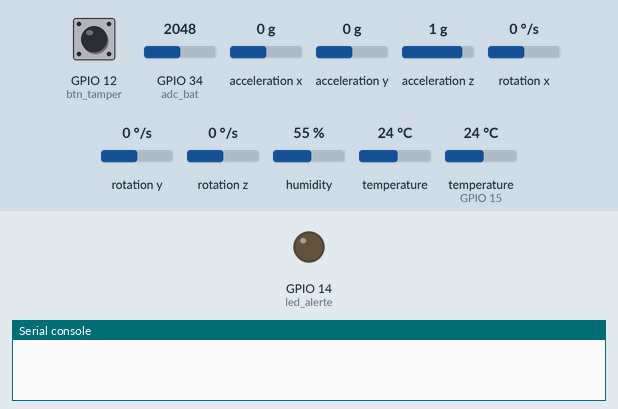
Recording of a program running on a simulated ESP32 board running MicroPython. Parts: output pins drawn as LEDs (lit = HIGH), the last lines printed to the serial console. The test bench sets the inputs (shaded band); at power-on: GPIO 12 (btn_tamper) HIGH, GPIO 34 (adc_bat) = 2048, acceleration x 0 g, acceleration y 0 g, acceleration z 1 g, rotation x 0 °/s, rotation y 0 °/s, rotation z 0 °/s, humidity 55 %, temperature 24 °C, temperature (sensor on GPIO 15) 24 °C (analog values on the 0–4095 scale). WiFi joins after 1.5 s; the clock reads 2024-03-15 10:24:30 at power-on unless the program sets it; no MQTT or app messages arrive unless stated.

Above: at 0.1 s.
At 2.8 s:
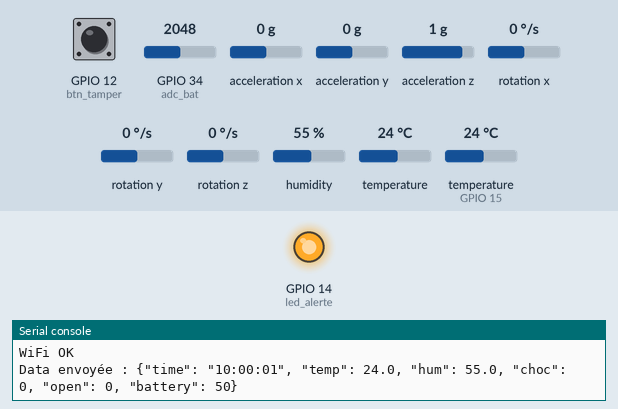
2.9 s: GPIO 12 (btn_tamper) pulled LOW for 3 s
Timing chart, 0 to 5.9 s (numbered marks = the images above; inputs shaded):
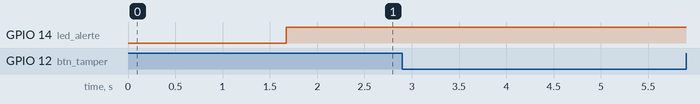

The program:

main.py
```python
import network
import time
from machine import Pin, I2C, WDT, ADC, RTC
import dht
import ujson
from umqtt.simple import MQTTClient
import mpu6050

# --- 1. CONFIGURATION ---
WIFI_SSID, WIFI_PASSWORD = "Wokwi-GUEST", ""
MQTT_BROKER = "broker.hivemq.com"
MQTT_TOPIC  = "ensaf/coldchain/data"

# --- 2. INITIALISATION MATÉRIEL ---
sensor_dht = dht.DHT22(Pin(15))
i2c = I2C(0, scl=Pin(22), sda=Pin(21))
accel = mpu6050.accel(i2c)
led_alerte = Pin(14, Pin.OUT)
wdt = WDT(timeout=15000)
rtc = RTC()
# Initialisation de l'heure (Année, Mois, Jour, JourSemaine, Heure, Min, Sec, Microsec)
rtc.datetime((2024, 5, 20, 1, 10, 0, 0, 0))

# ADC pour la batterie (Module 5)
adc_bat = ADC(Pin(34))
adc_bat.atten(ADC.ATTN_11DB) # Pour lire jusqu'à 3.6V

# Interruption pour "Colis Ouvert" (Module 7)
colis_ouvert = 0
def alerte_ouverture(pin):
    global colis_ouvert
    colis_ouvert = 1
    print("!!! ALERTE : Le colis a été ouvert !!!")

btn_tamper = Pin(12, Pin.IN, Pin.PULL_UP)
btn_tamper.irq(trigger=Pin.IRQ_FALLING, handler=alerte_ouverture)

# --- 3. LOGIQUE ---
def connect_wifi():
    sta_if = network.WLAN(network.STA_IF)
    sta_if.active(True)
    sta_if.connect(WIFI_SSID, WIFI_PASSWORD)
    while not sta_if.isconnected():
        wdt.feed()
        time.sleep(0.5)
    print("WiFi OK")

connect_wifi()
client = MQTTClient("esp32-expert-A", MQTT_BROKER)
client.connect()

while True:
    try:
        wdt.feed()

        # Lecture Capteurs
        sensor_dht.measure()
        t, h = sensor_dht.temperature(), sensor_dht.humidity()

        # Lecture Batterie (ADC) - Conversion 0-4095 vers 0-100%
        niveau_bat = int((adc_bat.read() / 4095) * 100)

        # Lecture Choc
        val_accel = accel.get_values()
        choc = 1 if abs(val_accel['AcX']) > 15000 else 0

        # Récupération de l'heure (RTC)
        now = rtc.datetime()
        timestamp = "{:02d}:{:02d}:{:02d}".format(now[4], now[5], now[6])

        # Alerte LED
        if t > 8 or choc == 1 or colis_ouvert == 1:
            led_alerte.on()

        # Création du JSON final
        payload = ujson.dumps({
            "time": timestamp,
            "temp": t,
            "hum": h,
            "choc": choc,
            "open": colis_ouvert,
            "battery": niveau_bat
        })

        client.publish(MQTT_TOPIC, payload)
        print("Data envoyée :", payload)

        time.sleep(5)

    except Exception as e:
        print("Erreur réseau")
        time.sleep(2)
```
